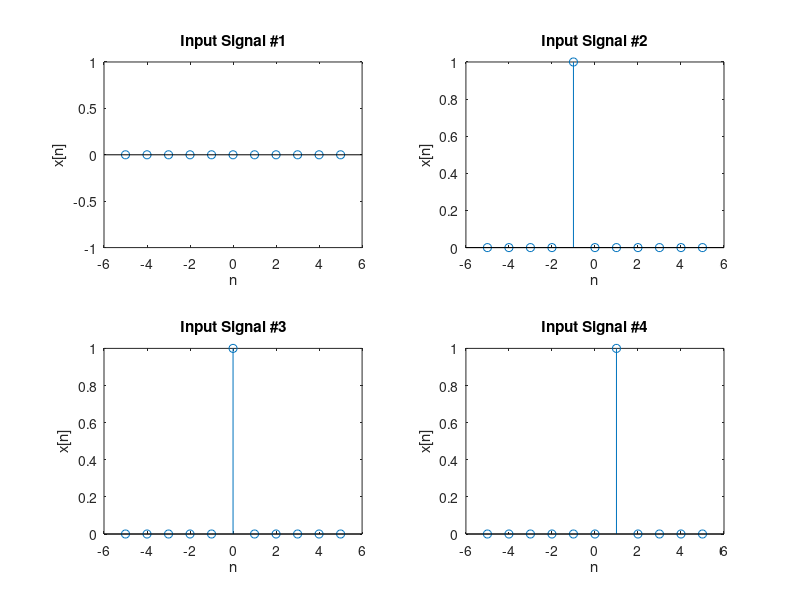
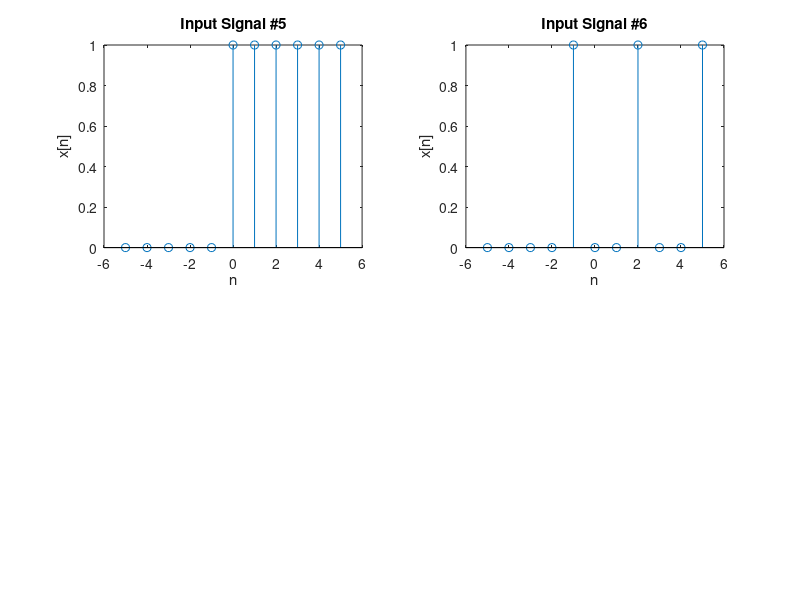

These charts were generated, in order, by the following MATLAB code: (Note: this script raises an error after producing the figures.)
n = -5:5; % Denotes the range

% Input Variables
% Naming Convention: x + Input Signal Number
x1 = [0 0 0 0 0 0 0 0 0 0 0];
x2 = [0 0 0 0 1 0 0 0 0 0 0];
x3 = [0 0 0 0 0 1 0 0 0 0 0];
x4 = [0 0 0 0 0 0 1 0 0 0 0];
x5 = [0 0 0 0 0 1 1 1 1 1 1];
x6 = [0 0 0 0 1 0 0 1 0 0 1];

% Generates a 2x2 the STEM Plot for the Inputs
figure,
subplot(2,2,1), stem(n, x1), title('Input Signal #1'), xlabel('n'), ylabel('x[n]');
subplot(2,2,2), stem(n, x2), title('Input Signal #2'), xlabel('n'), ylabel('x[n]');
subplot(2,2,3), stem(n, x3), title('Input Signal #3'), xlabel('n'), ylabel('x[n]');
subplot(2,2,4), stem(n, x4), title('Input Signal #4'), xlabel('n'), ylabel('x[n]');

% Generates a 2x2 the STEM Plot for the Inputs
figure,
subplot(2,2,1), stem(n, x5), title('Input Signal #5'), xlabel('n'), ylabel('x[n]');
subplot(2,2,2), stem(n, x6), title('Input Signal #6'), xlabel('n'), ylabel('x[n]');

% Output values for System1 and the respective input signals
% Naming Convention: y + System Number + Input Signal Number 
% Example: y16 --> Outputs for System1 with Input Signals #6
y11 = system1(n,x1);
y12 = system1(n,x2);
y13 = system1(n,x3);
y14 = system1(n,x4);
y15 = system1(n,x5);
y16 = system1(n,x6);

% Generates a 2x2 STEM Plot for System1 for Input Signals #1 to #4
figure,
subplot(2,2,1), stem(n, y11), title('System1 Output for Input 1'), xlabel('n'), ylabel('y[n]');
subplot(2,2,2), stem(n, y12), title('System1 Output for Input 2'), xlabel('n'), ylabel('y[n]');
subplot(2,2,3), stem(n, y13), title('System1 Output for Input 3'), xlabel('n'), ylabel('y[n]');
subplot(2,2,4), stem(n, y14), title('System1 Output for Input 4'), xlabel('n'), ylabel('y[n]');

% Generates a 2x2 STEM Plot for System1 for Input Signals #5 to #6
figure
subplot(2,2,1), stem(n, y15), title('System1 Output for Input 5'), xlabel('n'), ylabel('y[n]');
subplot(2,2,2), stem(n, y16), title('System1 Output for Input 6'), xlabel('n'), ylabel('y[n]');

% Output values for System2 and the respective input signals
% Naming Convention: y + System Number + Input Signal Number 
% Example: y24 --> Outputs for System2 with Input Signals #4
y21 = system2(n,x1);
y22 = system2(n,x2);
y23 = system2(n,x3);
y24 = system2(n,x4);
y25 = system2(n,x5);
y26 = system2(n,x6);

% Generates a 2x2 STEM Plot for System2 for Input Signals #1 to #4
figure,
subplot(2,2,1), stem(n, y21), title('System2 Output for Input 1'), xlabel('n'), ylabel('y[n]');
subplot(2,2,2), stem(n, y22), title('System2 Output for Input 2'), xlabel('n'), ylabel('y[n]');
subplot(2,2,3), stem(n, y23), title('System2 Output for Input 3'), xlabel('n'), ylabel('y[n]');
subplot(2,2,4), stem(n, y24), title('System2 Output for Input 4'), xlabel('n'), ylabel('y[n]');

% Generates a 2x2 STEM Plot for System2 for Input Signals #5 to #6
figure
subplot(2,2,1), stem(n, y25), title('System2 Output for Input 5'), xlabel('n'), ylabel('y[n]');
subplot(2,2,2), stem(n, y26), title('System2 Output for Input 6'), xlabel('n'), ylabel('y[n]');

% Output values for System2 and the respective input signals
% Naming Convention: y + System Number + Input Signal Number 
% Example: y31 --> Outputs for System3 with Input Signals #1
y31 = system3(n,x1);
y32 = system3(n,x2);
y33 = system3(n,x3);
y34 = system3(n,x4);
y35 = system3(n,x5);
y36 = system3(n,x6);

% Generates a 2x2 STEM Plot for System3 for Input Signals #1 to #4
figure,
subplot(2,2,1), stem(n, y31), title('System3 Output for Input 1'), xlabel('n'), ylabel('y[n]');
subplot(2,2,2), stem(n, y32), title('System3 Output for Input 2'), xlabel('n'), ylabel('y[n]');
subplot(2,2,3), stem(n, y33), title('System3 Output for Input 3'), xlabel('n'), ylabel('y[n]');
subplot(2,2,4), stem(n, y34), title('System3 Output for Input 4'), xlabel('n'), ylabel('y[n]');

% Generates a 2x2 STEM Plot for System3 for Input Signals #5 to #6
figure
subplot(2,2,1), stem(n, y35), title('System3 Output for Input 5'), xlabel('n'), ylabel('y[n]');
subplot(2,2,2), stem(n, y36), title('System3 Output for Input 6'), xlabel('n'), ylabel('y[n]');
